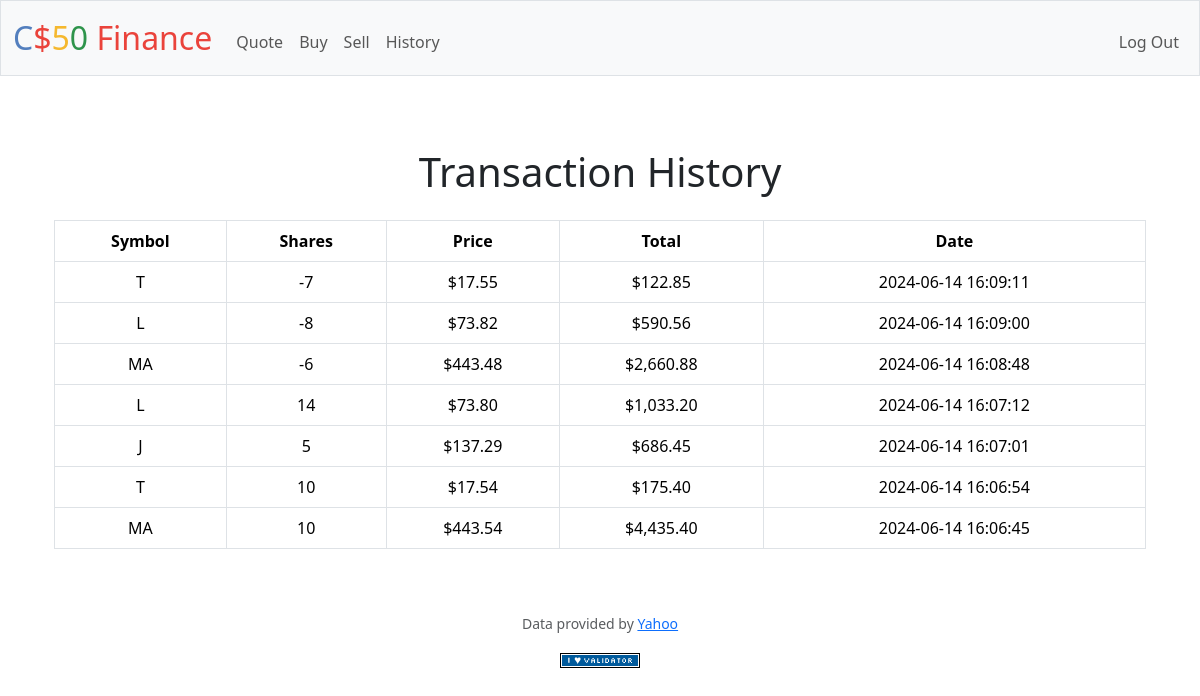
Screenshot of /history (signed in) with the database file from the repository.
### tables this page shows
CREATE TABLE orders (
    id_order INTEGER PRIMARY KEY AUTOINCREMENT,
    user_id INTEGER NOT NULL,
    symbol TEXT NOT NULL,
    shares INTEGER NOT NULL,
    price REAL NOT NULL,
    timestamp DATETIME DEFAULT CURRENT_TIMESTAMP,
    FOREIGN KEY (user_id) REFERENCES users(id)
);

### app.py (the view)
@app.route("/history")
@login_required
def history():
    try:
        user_id = session["user_id"]
        transactions = db.execute(
            "SELECT symbol, shares, price, timestamp FROM orders WHERE user_id = ? ORDER BY timestamp DESC",
            user_id
        )
        if not transactions:
            return apology("No transaction history available", 400)
        return render_template("history.html", transactions=transactions)
    except Exception as e:
        print(f"Error: {e}")
        return apology("An error occurred while retrieving your History transaction", 500)

### app.py (called while the page is built)
@app.after_request
def after_request(response):
    response.headers["Cache-Control"] = "no-cache, no-store, must-revalidate"
    response.headers["Expires"] = 0
    response.headers["Pragma"] = "no-cache"
    return response

### helpers.py (called while the page is built)
def login_required(f):
    @wraps(f)
    def decorated_function(*args, **kwargs):
        if session.get("user_id") is None:
            return redirect("/login")
        return f(*args, **kwargs)
    return decorated_function

def usd(value):
    return f"${value:,.2f}"

### templates/history.html (shortened to what this page needs)
{% extends "layout.html" %}
{% block main %}
    <div class="container mt-4">
        <h1 class="mb-4 text-center">Transaction History</h1>
        <table class="table table-hover table-bordered">
            <thead class="thead-light">
                <tr>
                    <th>Symbol</th>
                    <th>Shares</th>
                    <th>Price</th>
                    <th>Total</th>
                    <th>Date</th>
                </tr>
            </thead>
            <tbody>
                {% for transaction in transactions %}
                    <tr>
                        <td>{{ transaction['symbol'] }}</td>
                        <td>{{ transaction['shares'] }}</td>
                        <td>{{ transaction['price'] | usd }}</td>
                        <td>{{ (transaction['shares'] | abs * transaction['price']) | usd }}</td>
                        <td>{{ transaction['timestamp'] }}</td>
                    </tr>
                {% endfor %}
            </tbody>
        </table>
    </div>
{% endblock %}

### templates/layout.html (shortened to what this page needs)
<!DOCTYPE html>
<html lang="en">
    <head>
        <link href="https://cdn.jsdelivr.net/npm/bootstrap@5.3.3/dist/css/bootstrap.min.css" rel="stylesheet">
        <link href="/static/styles.css" rel="stylesheet">
    </head>
    <body>
        <nav class="bg-light border navbar navbar-expand-md navbar-light">
            <div class="container-fluid">
                <a class="navbar-brand" href="/"><span class="blue">C</span><span class="red">$</span><span class="yellow">5</span><span class="green">0</span> <span class="red">Finance</span></a>
                <div class="collapse navbar-collapse" id="navbar">
                    {% if session["user_id"] %}
                        <ul class="navbar-nav me-auto mt-2">
                            <li class="nav-item"><a class="nav-link" href="/quote">Quote</a></li>
                            <li class="nav-item"><a class="nav-link" href="/buy">Buy</a></li>
                            <li class="nav-item"><a class="nav-link" href="/sell">Sell</a></li>
                            <li class="nav-item"><a class="nav-link" href="/history">History</a></li>
                        </ul>
                        <ul class="navbar-nav ms-auto mt-2">
                            <li class="nav-item"><a class="nav-link" href="/logout">Log Out</a></li>
                        </ul>
                    {% else %}
                        <ul class="navbar-nav ms-auto mt-2">
                            <li class="nav-item"><a class="nav-link" href="/register">Register</a></li>
                            <li class="nav-item"><a class="nav-link" href="/login">Log In</a></li>
                        </ul>
                    {% endif %}
                </div>
            </div>
        </nav>
        <main class="container py-5 text-center">
            {% block main %}{% endblock %}
        </main>
        <footer class="mb-5">
            <p class="mb-3 small text-center text-muted">
                Data provided by <a href="https://finance.yahoo.com/">Yahoo</a>
            </p>
            <form action="https://validator.w3.org/check" class="text-center" enctype="multipart/form-data" method="post" target="_blank">
                <input alt="Validate" src="/static/I_heart_validator.png" type="image">
            </form>
        </footer>
    </body>
</html>

### static/styles.css (style rules this page uses)
nav .navbar-brand { font-size: xx-large; }
nav .navbar-brand .blue { color: #537fbe; }
nav .navbar-brand .red { color: #ea433b; }
nav .navbar-brand .yellow { color: #f5b82e; }
nav .navbar-brand .green { color: #2e944b; }

### rows the page displays
orders: (transaction['shares']|abs*transaction['price'])|usd "$122.85"
orders: (transaction['shares']|abs*transaction['price'])|usd "$590.56"
orders: (transaction['shares']|abs*transaction['price'])|usd "$2,660.88"
orders: (transaction['shares']|abs*transaction['price'])|usd "$1,033.20"
orders: (transaction['shares']|abs*transaction['price'])|usd "$686.45"
orders: (transaction['shares']|abs*transaction['price'])|usd "$175.40"
orders: (transaction['shares']|abs*transaction['price'])|usd "$4,435.40"
